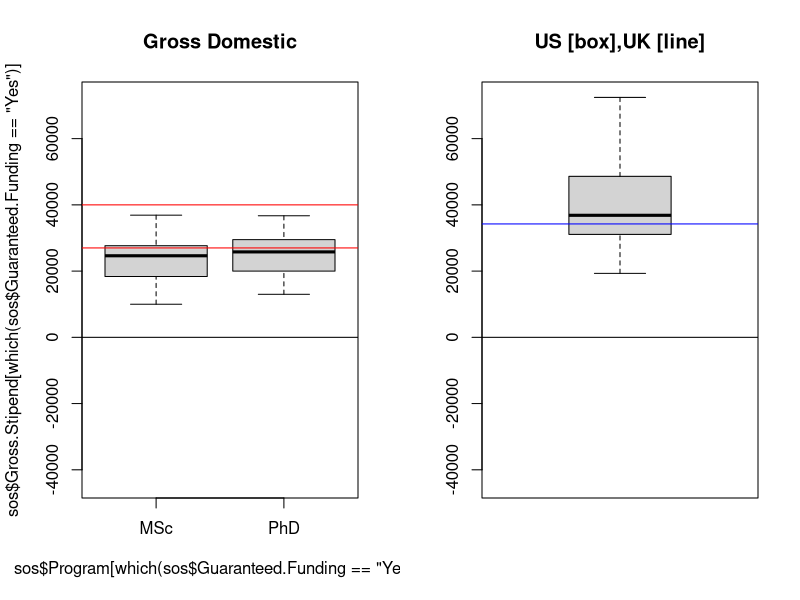
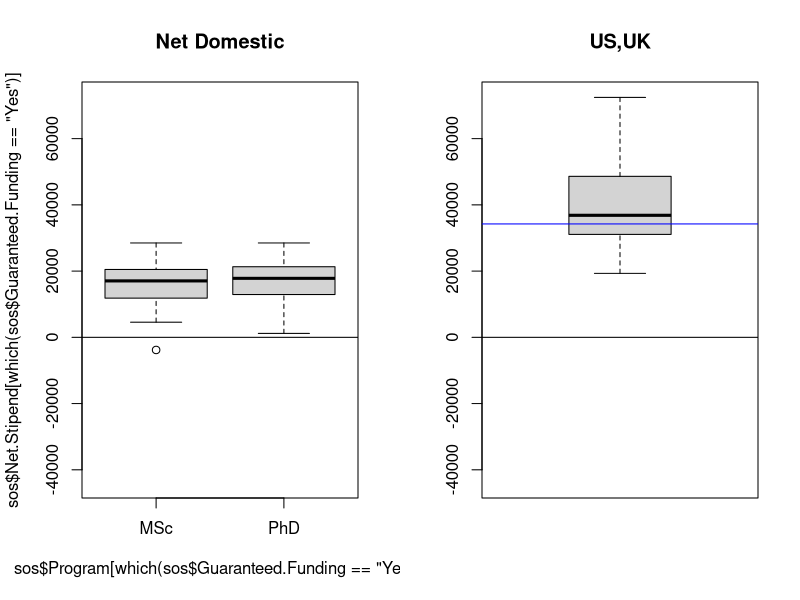
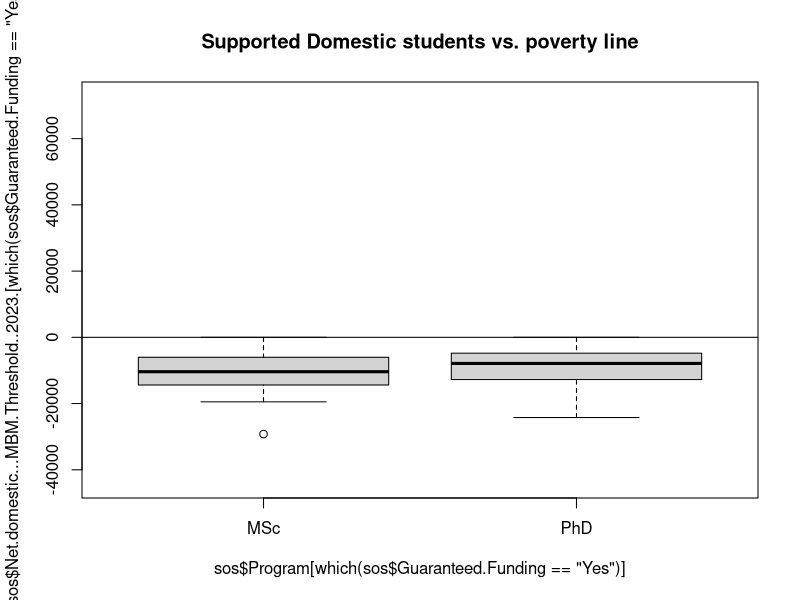
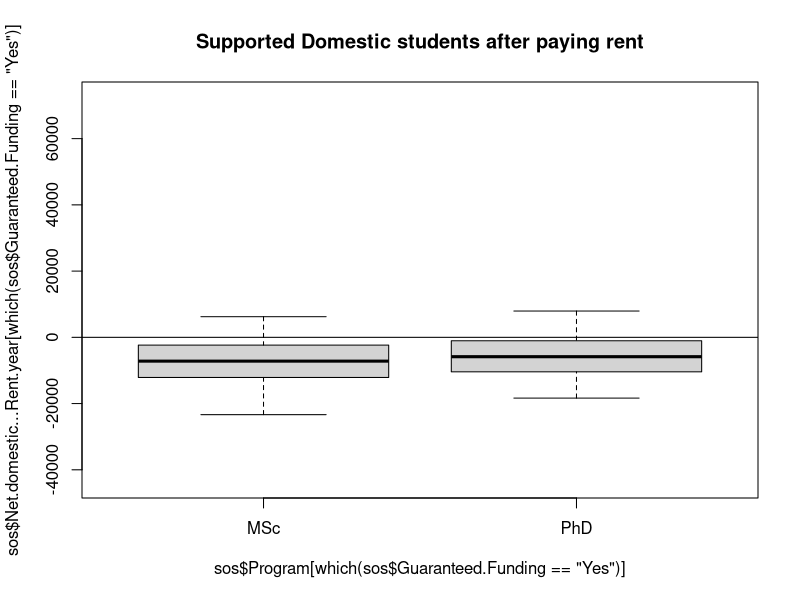
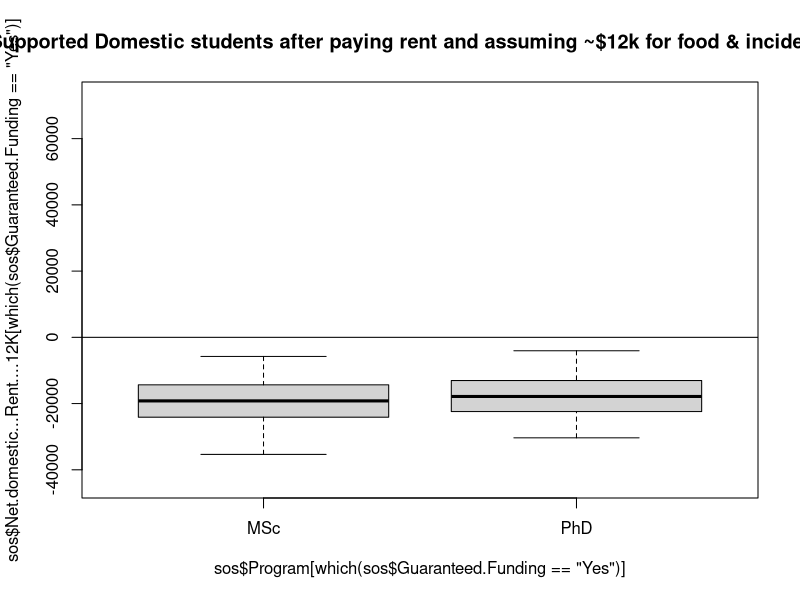
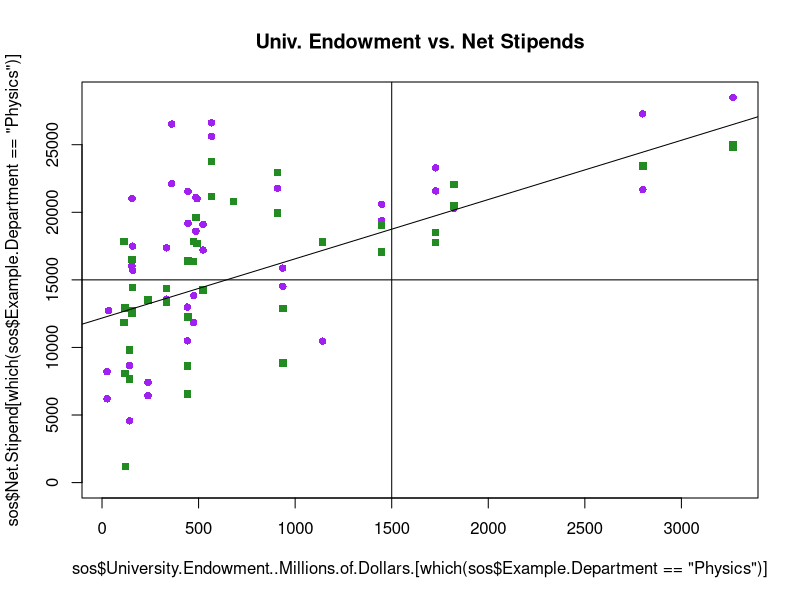
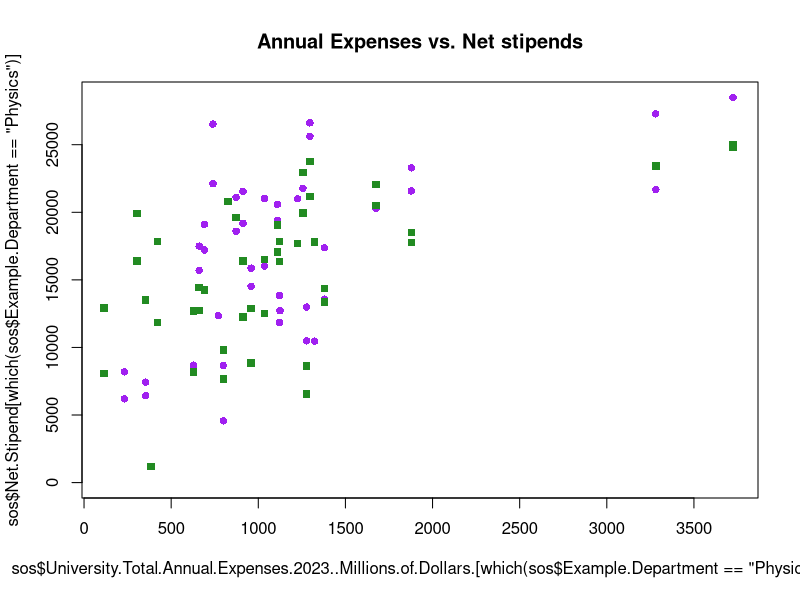
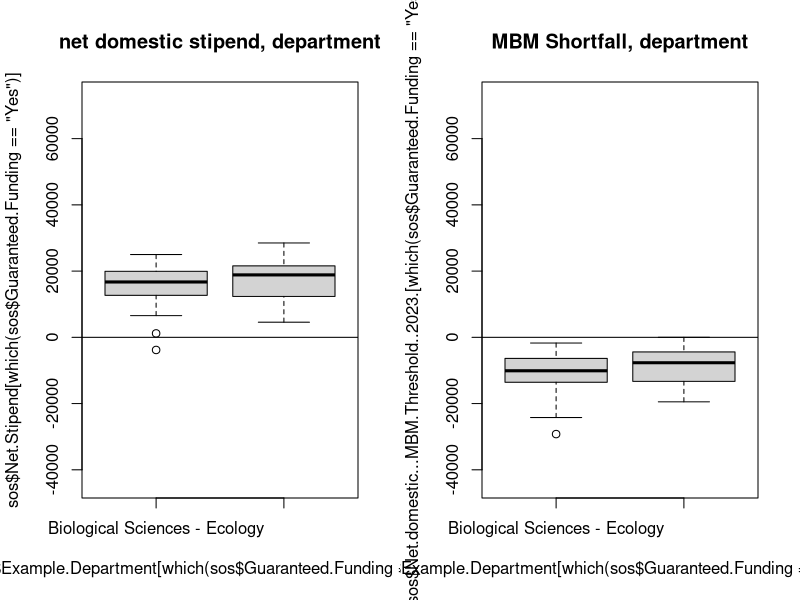

Here is the R script that generated these plots, in order: (Note: this script raises an error after producing the figures.)
## ---- chunk 1
read.csv("Minimum Stipend Data Collection_v1.csv")->sos

colnames(sos)

#us https://www.nature.com/articles/d41586-022-01392-w
read.csv("Biology Benchmark Comparison - 07-23-2024.csv")->us.data
#exchange rate
us.to.cad<-1.38
#convert from usd to cad internally below


#uk https://www.ukri.org/apply-for-funding/studentships-and-doctoral-training/london-weighting-enhanced-stipends-and-co-funding/
#https://trustforlondon.org.uk/data/poverty-thresholds/
  #uk cost of living
#https://homelet.co.uk/homelet-rental-index
  #uk average rent
uk.stipend<-19237
#uk.tuition.stipend<-4786
166*52->uk.cost.of.living.min
304*52->uk.cost.of.living.max
uk.to.cad<-1.78

#convert from gbp to cad
uk.stipend*uk.to.cad->uk.stipend
uk.cost.of.living.max*uk.to.cad->uk.cost.of.living.max
uk.cost.of.living.min*uk.to.cad->uk.cost.of.living.min

#NSERC Scholarships
NSERC.msc<-27000
NSERC.phd<-40000

## ---- chunk 2
# PhD vs. MSc
  par(mfcol=c(1,2))
      #setting up a stable y to maintain through various plots
        ylimits<-c(min(c(sos$Net.domestic...MBM.Threshold..2024.,
                         {us.data$Annual.guaranteed.salary-us.data$MIT.Living.Wage..1.adult..0.children.}*us.to.cad,
                         uk.stipend-uk.cost.of.living.min,
                         uk.stipend-uk.cost.of.living.max), 
              na.rm=T),
                   max(c(sos$Gross.Stipend,
                         {us.data$Annual.guaranteed.salary}*us.to.cad,
                         uk.stipend,
                         uk.stipend), 
              na.rm=T)
                   )
        
  ## Gross Stipend (Domestic) Boxplots        
    boxplot(sos$Gross.Stipend[which(sos$Guaranteed.Funding == "Yes")] ~ sos$Program[which(sos$Guaranteed.Funding == "Yes")],
            ylim=ylimits,
            main="Gross Domestic")
    abline(h=0,col="black")
    abline(h=c(NSERC.msc,NSERC.phd),col="red")
    
    boxplot(us.data$Annual.guaranteed.salary*us.to.cad,
            ylim=ylimits,
            main="US [box],UK [line]")
    abline(h=uk.stipend,col="blue")
    abline(h=0,col="black")
## ---- chunk 3
  ## Net Stipend (Domestic) Boxplots
    boxplot(sos$Net.Stipend[which(sos$Guaranteed.Funding == "Yes")] ~ sos$Program[which(sos$Guaranteed.Funding == "Yes")],
            ylim=ylimits,
            main="Net Domestic")
    abline(h=0,col="black")
    boxplot(us.data$Annual.guaranteed.salary*us.to.cad,
            ylim=ylimits,
            main="US,UK")
    abline(h=0,col="black")
    abline(h=uk.stipend,col="blue")
## ---- chunk 4
  ## Vs. poverty threshold (Domestic)
  par(mfcol=c(1,1))

    boxplot(sos$Net.domestic...MBM.Threshold..2023.[which(sos$Guaranteed.Funding == "Yes")] ~ sos$Program[which(sos$Guaranteed.Funding == "Yes")],
            ylim=ylimits,
            main="Supported Domestic students vs. poverty line")
        abline(h=0)
## ---- chunk 5
  ## Vs. poverty threshold (Domestic)
  par(mfcol=c(1,1))

    boxplot(sos$Net.domestic...Rent.year[which(sos$Guaranteed.Funding == "Yes")] ~ sos$Program[which(sos$Guaranteed.Funding == "Yes")],
            ylim=ylimits,
            main="Supported Domestic students after paying rent")
        abline(h=0)
## ---- chunk 6
  ## Vs. poverty threshold (Domestic)
  par(mfcol=c(1,1))

    boxplot(sos$Net.domestic...Rent....12K[which(sos$Guaranteed.Funding == "Yes")] ~ sos$Program[which(sos$Guaranteed.Funding == "Yes")],
            ylim=ylimits,
            main="Supported Domestic students after paying rent and assuming ~$12k for food & incidentals")
        abline(h=0)
## ---- chunk 7

plot(sos$University.Endowment..Millions.of.Dollars.[which(sos$Example.Department == "Physics")],
     sos$Net.Stipend[which(sos$Example.Department == "Physics")],
     pch=16,
     col="purple",
     ylim=c(0,max(sos$Net.Stipend,na.rm=T)),
     main="Univ. Endowment vs. Net Stipends")
points(sos$University.Endowment..Millions.of.Dollars.[which(sos$Example.Department == "Biological Sciences - Ecology")],
     sos$Net.Stipend[which(sos$Example.Department == "Biological Sciences - Ecology")],
     pch=15,
     col="forestgreen")
cor.test(sos$University.Endowment..Millions.of.Dollars.,
     sos$Net.Stipend,use="complete.obs")

# Line of correlation
  lm(sos$Net.Stipend[which(sos$Example.Department == "Biological Sciences - Ecology")] ~ sos$University.Endowment..Millions.of.Dollars.[which(sos$Example.Department == "Biological Sciences - Ecology")] )->lm.end
  abline(lm.end)
  
#chi sq tests
    #median(sos$University.Endowment..Millions.of.Dollars.,na.rm=T)->ue
    #median(sos$Net.Stipend,na.rm=T)->ns
  # or 
    1500->ue
    15000->ns
abline(v=ue)
abline(h=ns)

length(which(sos$University.Endowment..Millions.of.Dollars. >= ue & 
               sos$Net.Stipend >= ns))->up.right
length(which(sos$University.Endowment..Millions.of.Dollars. < ue & 
               sos$Net.Stipend >= ns))->up.left
length(which(sos$University.Endowment..Millions.of.Dollars. < ue & 
               sos$Net.Stipend < ns))->down.left
length(which(sos$University.Endowment..Millions.of.Dollars. >= ue & 
               sos$Net.Stipend < ns))->down.right
# table
as.table(rbind(c(up.left,up.right),c(down.left,down.right)))->table
chisq.test(table)

#GLMM
##
##library(lme4 )

### WAS WORKING HERE ###

## ---- chunk 8
plot(sos$University.Total.Annual.Expenses.2023..Millions.of.Dollars.[which(sos$Example.Department == "Physics")],
     sos$Net.Stipend[which(sos$Example.Department == "Physics")],
     pch=16,
     col="purple",
     ylim=c(0,max(sos$Net.Stipend,na.rm=T)),
     main="Annual Expenses vs. Net stipends")
points(sos$University.Total.Annual.Expenses.2023..Millions.of.Dollars.[which(sos$Example.Department == "Biological Sciences - Ecology")],
     sos$Net.Stipend[which(sos$Example.Department == "Biological Sciences - Ecology")],
     pch=15,
     col="forestgreen")
cor.test(sos$University.Total.Annual.Expenses.2023..Millions.of.Dollars.,
     sos$Net.Stipend,use="complete.obs")


## ---- chunk 9

## Vs. field (Domestic)
  par(mfcol=c(1,2))

    boxplot(sos$Net.Stipend[which(sos$Guaranteed.Funding == "Yes")] ~ sos$Example.Department[which(sos$Guaranteed.Funding == "Yes")],
            ylim=ylimits,
            main="net domestic stipend, department")
        abline(h=0)
        
    boxplot(sos$Net.domestic...MBM.Threshold..2023.[which(sos$Guaranteed.Funding == "Yes")] ~ sos$Example.Department[which(sos$Guaranteed.Funding == "Yes")],
            ylim=ylimits,
            main="MBM Shortfall, department")
        abline(h=0)
## ---- chunk 10
#Province
  ## Gross Stipend (Domestic) Boxplots
    boxplot(sos$Gross.Stipend[which(sos$Guaranteed.Funding == "Yes")] ~ sos$Province[which(sos$Guaranteed.Funding == "Yes")],
        ylim=ylimits,
        main="Gross provincial")
    abline(h=0)
  ## Net Stipend (Domestic) Boxplots  
    boxplot(sos$Net.Stipend[which(sos$Guaranteed.Funding == "Yes")] ~ sos$Province[which(sos$Guaranteed.Funding == "Yes")],
            ylim=ylimits,
            main="Net Provincial")
    abline(h=0)
  ## Vs. poverty threshold (Domestic)
    boxplot(sos$Net.domestic...MBM.Threshold..2023.[which(sos$Guaranteed.Funding == "Yes")] ~ sos$Province[which(sos$Guaranteed.Funding == "Yes")],
            ylim=ylimits,
            main="MBM Shortfall, provincial")
    abline(h=0)
## ---- chunk 11
# PhD vs. MSc
  ## Gross Stipend (Domestic) Boxplots
par(mfcol=c(1,2))
    boxplot(sos$Gross.Stipend ~ sos$Program,
            ylim=c(0,max(
              c(sos$Gross.Stipend,us.data$Annual.guaranteed.salary*us.to.cad,uk.stipend), 
              na.rm=T)))
    abline(h=c(NSERC.msc,NSERC.phd),col="red")
        boxplot(us.data$Annual.guaranteed.salary*us.to.cad,
            ylim=c(0,max(
              c(sos$Gross.Stipend,us.data$Annual.guaranteed.salary*us.to.cad,uk.stipend), 
              na.rm=T)),
            main="US,UK")
    abline(h=uk.stipend,col="blue")
  
  ## Net Stipend (Domestic) Boxplots
    boxplot(sos$Net.Stipend ~ sos$Program,
            ylim=c(0,max(
              c(sos$Gross.Stipend,us.data$Annual.guaranteed.salary*us.to.cad,uk.stipend), 
              na.rm=T)
                   ))
          boxplot(us.data$Annual.guaranteed.salary*us.to.cad,
            ylim=c(0,max(
              c(sos$Gross.Stipend,us.data$Annual.guaranteed.salary*us.to.cad,uk.stipend), 
              na.rm=T)),
            main="US,UK")
        abline(h=uk.stipend,col="blue")
  
  ## Vs. poverty threshold (Domestic)
  par(mfcol=c(1,3))
        ylimits<-c(min(c(sos$Net.domestic...MBM.Threshold..2024.,
                         {us.data$Annual.guaranteed.salary-us.data$MIT.Living.Wage..1.adult..0.children.}*us.to.cad,
                         uk.stipend-uk.cost.of.living.min,
                         uk.stipend-uk.cost.of.living.max), 
              na.rm=T),
                   max(c(sos$Net.domestic...MBM.Threshold..2024.,
                         {us.data$Annual.guaranteed.salary-us.data$MIT.Living.Wage..1.adult..0.children.}*us.to.cad,
                         uk.stipend-uk.cost.of.living.min,
                         uk.stipend-uk.cost.of.living.max), 
              na.rm=T)
                   )
    boxplot(sos$Net.domestic...MBM.Threshold..2024. ~ sos$Program,
            ylim=ylimits)
        abline(h=0)
    boxplot(sos$Net.domestic...MBM.Threshold..2024.[which(sos$Net.Stipend > 0)] ~ sos$Program[which(sos$Net.Stipend > 0)],
            ylim=ylimits)
        abline(h=0)
        
#    boxplot({us.data$Annual.guaranteed.salary-us.data$MIT.Living.Wage..1.adult..0.children.
#            }*us.to.cad,
#            ylim=ylimits,
#            main="US (MIT), UK")
#    abline(h=0)
#    abline(h=c(uk.stipend-uk.cost.of.living.min,
#               uk.stipend-uk.cost.of.living.max),col="blue")
        
        
        
#    boxplot({us.data$Salary-us.data$MIT.Living.by.appt.term
#            }*us.to.cad,
#            ylim=ylimits,
#            main="US (MIT), UK")
#    abline(h=0)
#    abline(h=c(uk.stipend-uk.cost.of.living.min,
#               uk.stipend-uk.cost.of.living.max),col="blue")
    
        boxplot({us.data$Salary-us.data$Poverty.Line.for.appointment.term
            }*us.to.cad,
            ylim=ylimits,
            main="US, UK")
    abline(h=0)
    abline(h=c(uk.stipend-uk.cost.of.living.min,
               uk.stipend-uk.cost.of.living.max),col="blue")
    
    par(mfcol=c(1,1))
  
# Bio vs. Physics
  ## Gross Stipend (Domestic) Boxplots
    boxplot(sos$Gross.Stipend ~ sos$Example.Department,
            ylim=c(0,max(sos$Gross.Stipend, na.rm=T)))
    
  ## Net Stipend (Domestic) Boxplots  
    boxplot(sos$Net.Stipend ~ sos$Example.Department)
    abline(h=0)

  ## Vs. poverty threshold (Domestic)
    boxplot(sos$Net.domestic...MBM.Threshold..2024. ~ sos$Example.Department)
    abline(h=0)

#Province
  ## Gross Stipend (Domestic) Boxplots
    boxplot(sos$Gross.Stipend ~ sos$Province,
        ylim=c(0,max(sos$Gross.Stipend, na.rm=T)))
    
  ## Net Stipend (Domestic) Boxplots  
    boxplot(sos$Net.Stipend ~ sos$Province)
    abline(h=0)
  ## Vs. poverty threshold (Domestic)
    boxplot(sos$Net.domestic...MBM.Threshold..2024. ~ sos$Province)
    abline(h=0)
    
    #What fraction do university's collect as fees/tuition?
mean(sos$Total.Domestic.Fees[which(sos$Net.Stipend > 0)]/sos$Gross.Stipend[which(sos$Net.Stipend > 0)]*100,
     na.rm=T)
median(sos$Total.Domestic.Fees[which(sos$Net.Stipend > 0)]/sos$Gross.Stipend[which(sos$Net.Stipend > 0)]*100,
     na.rm=T)
## ---- chunk 12
# PhD vs. MSc

#add code here to fix the ylimits

  ## Gross Stipend (Int) Boxplots
par(mfcol=c(1,2))
        boxplot(sos$Gross.Stipend.International ~ sos$Program,
            ylim=c(0,max(
              c(sos$Gross.Stipend.International,us.data$Salary,uk.stipend), 
              na.rm=T)))
        abline(h=c(NSERC.msc,NSERC.phd),col="red")

        boxplot(us.data$Annual.guaranteed.salary*us.to.cad,
            ylim=c(0,max(
              c(sos$Gross.Stipend.International,us.data$Annual.guaranteed.salary*us.to.cad,uk.stipend), 
              na.rm=T)),
            main="US,UK")
    abline(h=uk.stipend,col="blue")
    par(mfcol=c(1,1))
  
  ## Net Stipend (Int) Boxplots
    par(mfcol=c(1,2))
    boxplot(sos$Net.Stipend.Int ~ sos$Program,
             ylim=c(
               min(
                c(sos$Net.Stipend.Int,us.data$Annual.guaranteed.salary*us.to.cad,uk.stipend
                  ), 
               na.rm=T)
              ,max(
                c(sos$Net.Stipend.Int,us.data$Annual.guaranteed.salary*us.to.cad,uk.stipend), 
                na.rm=T)
                   )
    )
        boxplot(us.data$Annual.guaranteed.salary*us.to.cad,
            ylim=c(
               min(
                c(sos$Net.Stipend.Int,us.data$Annual.guaranteed.salary*us.to.cad,uk.stipend
                  ), 
               na.rm=T)
              ,max(
                c(sos$Net.Stipend.Int,us.data$Annual.guaranteed.salary*us.to.cad,uk.stipend), 
                na.rm=T)
                   ),
            main="US,UK")
    abline(h=uk.stipend,col="blue")
        par(mfcol=c(1,1))
  
  ## Vs. poverty threshold (int)
    boxplot(sos$Net.International...MBM.Threshold..2024. ~ sos$Program,
            ylim=c(min(c(sos$Net.International...MBM.Threshold..2024.,
                         us.stipend.min-us.cost.of.living.min,
                         uk.stipend-uk.cost.of.living.min,
                         uk.stipend-uk.cost.of.living.max), 
              na.rm=T),
                   max(c(sos$Net.International...MBM.Threshold..2024.,
                         us.stipend.max-us.stipend.max,
                         uk.stipend-uk.cost.of.living.min,
                         uk.stipend-uk.cost.of.living.max), 
              na.rm=T)
                   ))
       boxplot(sos$Net.International...MBM.Threshold..2024.[which(sos$Net.Stipend > 0)] ~ sos$Program[which(sos$Net.Stipend > 0)],
            ylim=c(min(c(sos$Net.International...MBM.Threshold..2024.,
                         us.stipend.min-us.cost.of.living.min,
                         uk.stipend-uk.cost.of.living.min,
                         uk.stipend-uk.cost.of.living.max), 
              na.rm=T),
                   max(c(sos$Net.International...MBM.Threshold..2024.,
                         us.stipend.max-us.stipend.max,
                         uk.stipend-uk.cost.of.living.min,
                         uk.stipend-uk.cost.of.living.max), 
              na.rm=T)
                   ))
    
    
    
    
    abline(h=0)
    abline(h=c(us.stipend.max-us.cost.of.living.max,
               us.stipend.min-us.cost.of.living.min),col="red")
    abline(h=c(uk.stipend-uk.cost.of.living.min,
               uk.stipend-uk.cost.of.living.max),col="blue")
  
# Bio vs. Physics
  ## Gross Stipend (Domestic) Boxplots
    boxplot(sos$Gross.Stipend ~ sos$Example.Department,
            ylim=c(0,max(sos$Gross.Stipend, na.rm=T)))
    
  ## Net Stipend (Domestic) Boxplots  
    boxplot(sos$Net.Stipend ~ sos$Example.Department)
    abline(h=0)

  ## Vs. poverty threshold (Domestic)
    boxplot(sos$Net.domestic...MBM.Threshold..2024. ~ sos$Example.Department)
    abline(h=0)

#Province
  ## Gross Stipend (Domestic) Boxplots
    boxplot(sos$Gross.Stipend ~ sos$Province,
        ylim=c(0,max(sos$Gross.Stipend, na.rm=T)))
    
  ## Net Stipend (Domestic) Boxplots  
    boxplot(sos$Net.Stipend ~ sos$Province)
    abline(h=0)
  ## Vs. poverty threshold (Domestic)
    boxplot(sos$Net.domestic...MBM.Threshold..2024. ~ sos$Province)
    abline(h=0)

        #What fraction do university's collect as fees/tuition?

    mean(sos$Total.Int.Fees[which(sos$Net.Stipend > 0)]/sos$Gross.Stipend.International[which(sos$Net.Stipend > 0)]*100,
     na.rm=T)
median(sos$Total.Int.Fees[which(sos$Net.Stipend > 0)]/sos$Gross.Stipend.International[which(sos$Net.Stipend > 0)]*100,
       na.rm=T)
## ---- chunk 13
plot(sos$Endowment[which(sos$Program == "MSc")],
     sos$Net.Stipend[which(sos$Program == "MSc")],
     pch=1,
     lwd=2,
     cex=1.25,
     col="dodgerblue",
     ylim=c(0,max(sos$Net.Stipend,na.rm=T)))
points(sos$Endowment[which(sos$Program == "PhD")],
     sos$Net.Stipend[which(sos$Program == "PhD")],
     pch=16,
     cex=.75,
     col="firebrick2")
cor.test(sos$Endowment,
     sos$Net.Stipend,use="complete.obs")


plot(sos$Operating.Grant,
     sos$Net.Stipend,
     pch=16,
     col="dodgerblue",
     ylim=c(0,max(sos$Net.Stipend,na.rm=T)))
points(sos$Operating.Grant[which(sos$Program == "PhD")],
     sos$Net.Stipend[which(sos$Program == "PhD")],
     pch=16,
     col="firebrick2")
cor.test(sos$Operating.Grant,
     sos$Net.Stipend,use="complete.obs")


plot(sos$Total.Expenses,
     sos$Net.Stipend,
     pch=16,
     col="dodgerblue",
     ylim=c(0,max(sos$Net.Stipend,na.rm=T)))
points(sos$Total.Expenses[which(sos$Program == "PhD")],
     sos$Net.Stipend[which(sos$Program == "PhD")],
     pch=16,
     col="firebrick2")
cor.test(sos$Total.Expenses,
     sos$Net.Stipend,use="complete.obs")






plot(sos$Endowment[which(sos$Example.Department == "Physics")],
     sos$Net.Stipend[which(sos$Example.Department == "Physics")],
     pch=16,
     col="purple",
     ylim=c(0,max(sos$Net.Stipend,na.rm=T)))
points(sos$Endowment[which(sos$Example.Department == "Biological Sciences - Ecology")],
     sos$Net.Stipend[which(sos$Example.Department == "Biological Sciences - Ecology")],
     pch=15,
     col="forestgreen")
cor.test(sos$Endowment,
     sos$Net.Stipend,use="complete.obs")


plot(sos$Operating.Grant[which(sos$Example.Department == "Physics")],
     sos$Net.Stipend[which(sos$Example.Department == "Physics")],
     pch=16,
     col="purple",
     ylim=c(0,max(sos$Net.Stipend,na.rm=T)))
points(sos$Operating.Grant[which(sos$Example.Department == "Biological Sciences - Ecology")],
     sos$Net.Stipend[which(sos$Example.Department == "Biological Sciences - Ecology")],
     pch=15,
     col="forestgreen")
cor.test(sos$Operating.Grant,
     sos$Net.Stipend,use="complete.obs")


plot(sos$Total.Expenses[which(sos$Example.Department == "Physics")],
     sos$Net.Stipend[which(sos$Example.Department == "Physics")],
     pch=16,
     col="purple",
     ylim=c(0,max(sos$Net.Stipend,na.rm=T)))
points(sos$Total.Expenses[which(sos$Example.Department == "Biological Sciences - Ecology")],
     sos$Net.Stipend[which(sos$Example.Department == "Biological Sciences - Ecology")],
     pch=15,
     col="forestgreen")
cor.test(sos$Total.Expenses,
     sos$Net.Stipend,use="complete.obs")


# Vs. post MBM

plot(sos$Endowment[which(sos$Program == "MSc")],
     sos$Net.domestic...MBM.Threshold..2024.[which(sos$Program == "MSc")],
     pch=1,
     lwd=2,
     cex=1.25,
     col="dodgerblue",
     ylim=c(min(sos$Net.domestic...MBM.Threshold..2024.,na.rm=T),0),
     main="Endowment vs. poverty line")
points(sos$Endowment[which(sos$Program == "PhD")],
     sos$Net.domestic...MBM.Threshold..2024.[which(sos$Program == "PhD")],
     pch=16,
     cex=.75,
     col="firebrick2")
#points(sos$Endowment[which(sos$University == "Victoria")],
#     sos$Net.domestic...MBM.Threshold..2024.[which(sos$University == "Victoria")],
#     pch=16,
#     cex=1,
#     col="green")
cor.test(sos$Endowment,
     sos$Net.domestic...MBM.Threshold..2024.,use="complete.obs")


plot(sos$Operating.Grant,
     sos$Net.Stipend,
     pch=16,
     col="dodgerblue",
     ylim=c(0,max(sos$Net.Stipend,na.rm=T)))
points(sos$Operating.Grant[which(sos$Program == "PhD")],
     sos$Net.Stipend[which(sos$Program == "PhD")],
     pch=16,
     col="firebrick2")
cor.test(sos$Operating.Grant,
     sos$Net.Stipend,use="complete.obs")


plot(sos$Total.Expenses,
     sos$Net.Stipend,
     pch=16,
     col="dodgerblue",
     ylim=c(0,max(sos$Net.Stipend,na.rm=T)))
points(sos$Total.Expenses[which(sos$Program == "PhD")],
     sos$Net.Stipend[which(sos$Program == "PhD")],
     pch=16,
     col="firebrick2")
cor.test(sos$Total.Expenses,
     sos$Net.Stipend,use="complete.obs")

